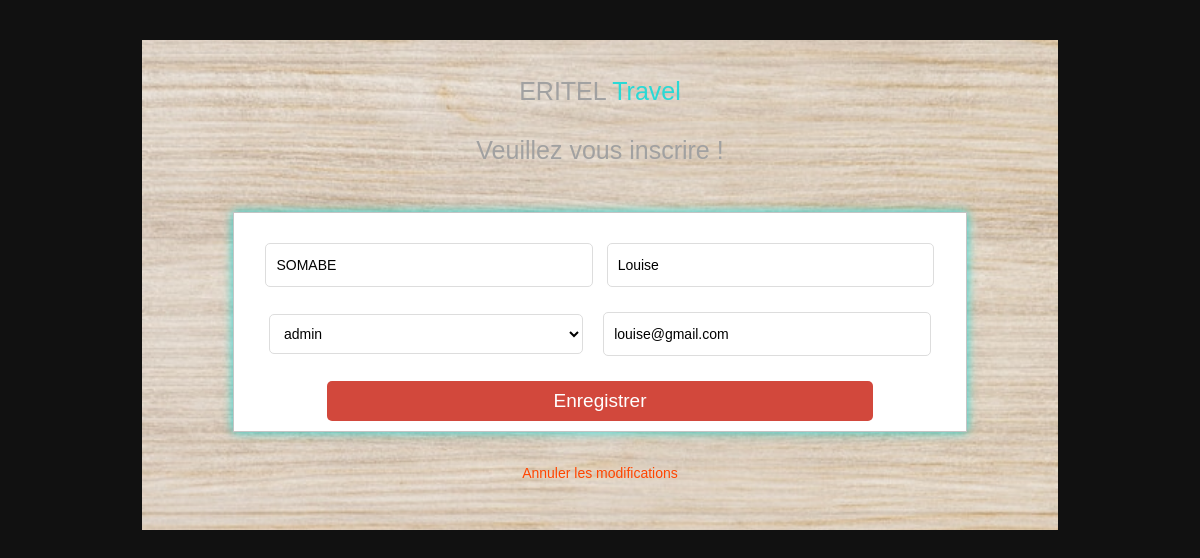
/Users/edit?idUser=28 (signed in), run on the app's committed database.
### tables this page shows
CREATE TABLE `user` (
  `id` int(11) NOT NULL,
  `fname` varchar(50) NOT NULL,
  `lname` varchar(50) NOT NULL,
  `type` varchar(50) NOT NULL DEFAULT 'user',
  `email` varchar(100) NOT NULL,
  `password` varchar(100) NOT NULL
);

### App/Controllers/Users.php (called while the page is built, shortened)
<?php
class Users extends \Core\Controller {
  public function editAction() {
    View::render("Admin/edit_user.php");
  }
}

### public/index.php (called while the page is built, shortened)
<?php
$router = new Core\Router();
$router->add('', ['controller' => 'Users', 'action' => 'accueil']);
$router->add('login', ['controller' => 'Users', 'action' => 'login']);
$router->add('admin', ['controller' => 'Users', 'action' => 'login']);
$router->add('about', ['controller' => 'Users', 'action' => 'about']);
$router->add('contact', ['controller' => 'Users', 'action' => 'contact']);
$router->add('site', ['controller' => 'Users', 'action' => 'site']);
$router->add('{controller}/{action}');
$router->add("{controller}/{id:\d+}/{action}");
$router->add("admin/{controller}/{action}", ["namespace" => "Admin"]);
$router->dispatch($_SERVER["QUERY_STRING"]);

### App/Views/Admin/edit_user.php (the view, shortened to what this page needs)
<?php
    require_once 'connexion.php';
?>
<!DOCTYPE html>
<html lang="en">
<head>
    <link rel="stylesheet" href="../../ressources/css/styleForm.css">
</head>
<body>
	<div class="containe">
		<h1 class="box-logo box-title">ERITEL <span>Travel</span></h1>
		<h1 class="box-title">Veuillez vous inscrire !</h1>
        <?php
      $getId = $_GET['idUser'];
      $request = $connexion->prepare("SELECT * FROM `user` WHERE id = ?");
      $request->execute([$getId]);
      if($request->rowCount() > 0){
         while($user = $request->fetch(PDO::FETCH_ASSOC)){
   ?>
		<form action="/RegisterController/updateUser" method="POST" enctype="multipart/form-data" class="box">
			<input type="text" class="box-input" name="lname" placeholder="Nom" required value="<?= $user['lname']; ?>" />
			<input type="text" class="box-input" name="fname" placeholder="Prénom" required value="<?= $user['fname']; ?>" />
            <select class="box-input" name="type" id="type" >
                <option value="" disabled selected><?= $user['type']; ?></option>
            </select>
			<input type="email" class="box-input" name="email" placeholder="Email" required value="<?= $user['email']; ?>" />
			<input type="submit" name="enregistrer" value="Enregistrer" class="box-button" />
		</form>
        <?php
         }
      }
   ?>
		<p class="box-register"><a href="/RegisterController/showUser">Annuler les modifications</a></p>
	</div>
</body>
</html>

### public/ressources/css/styleForm.css (style rules this page uses)
* { font-family: 'Raleway', sans-serif; }
:root { --first_color:#fff; --second_color:#111; --tird_color:#29d9d5; --forth_color:#222; --fith_color:#999; }
body { background: var(--second_color); background-repeat: no-repeat; background-position: center; background-size: cover; display: flex; justify-content: center; align-items: center; }
.containe { margin: 2rem auto; background: url('../assets/fond-design-texture-bois-chene_53876-143033.jpg'); background-repeat: no-repeat; background-position: center; background-size: cover; max-width: 1000px; padding: 3rem 2rem; text-align: center; }
.containe .box { display: flex; flex-wrap: wrap; align-items: center; justify-content: space-around; border: 1px solid #c4c4c4; padding: 30px 25px 10px 25px; background: white; margin: 2rem auto; max-width: 80%; box-shadow: 0 0 10px var(--tird_color); text-align: center; }
.containe h1.box-logo span { color: var(--tird_color); }
.containe h1.box-title { color: #a1a1a1; font-weight: 300; padding: 15px 25px; line-height: 30px; font-size: 25px; text-align:center; margin: -27px -26px 26px; }
.containe .box .box-button { border-radius: 5px; background: #d2483c; text-align: center; cursor: pointer; font-size: 19px; width: 80%; height: 40px; padding: 0; color: #fff; border: 0; outline:0; }
.containe .box-register { text-align:center; margin-bottom:0px; }
.containe .box-register a { text-decoration:none; font-size:14px; color:orangered; }
.containe .box .box-input { font-size: 14px; background: #fff; border: 1px solid #ddd; margin-bottom: 25px; padding-left:10px; border-radius: 5px; flex-basis: 46%; height: 40px; }

### data on the page
user: lname "SOMABE", fname "Louise", type "admin", email "louise@gmail.com"
